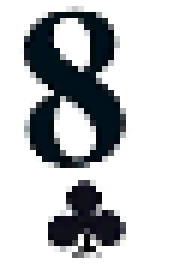
#> input picture pc/1/8c.png, 30 x 46 px (shown 6 times larger); its folder holds only this picture in this run
$ python SimpleDatasetBuilder.py
#> lines starting #> are read from the running program, lines starting #| are printed output that depends on the picture; after the words box and inside, x2 and y2 are one past the last pixel; in counts of white or black regions, pixels touching at a corner belong together
import os
import shutil
import cv2
import numpy as np

# --- 基礎路徑設定 ---
BASE_DIR = os.path.dirname(os.path.abspath(__file__))
DIR_1 = os.path.join(BASE_DIR, "1") # 第一張牌資料夾
DIR_2 = os.path.join(BASE_DIR, "2") # 第二張牌資料夾

# YOLO 格式路徑
TRAIN_IMG = os.path.join(BASE_DIR, "dataset/images/train")
TRAIN_LBL = os.path.join(BASE_DIR, "dataset/labels/train")

# 定義 52 個手牌類別 (順序必須固定)
CARD_CLASSES = [
    '2c','2d','2h','2s','3c','3d','3h','3s','4c','4d','4h','4s','5c','5d','5h','5s',
    '6c','6d','6h','6s','7c','7d','7h','7s','8c','8d','8h','8s','9c','9d','9h','9s',
    'tc','td','th','ts','jc','jd','jh','js','qc','qd','qh','qs','kc','kd','kh','ks',
    'ac','ad','ah','as'
]
CLASS_MAP = {name: i for i, name in enumerate(CARD_CLASSES)}

# --- 座標邏輯 (基於 1000x600 視窗) ---
# 假設我們預處理時會裁切視窗中 X=530, Y=390 開始的 160x160 區域
CROP_X, C_Y = 530, 390

def build_dataset(copy_count=100):
    """
    將 52 組手牌圖合成並複製多份生成資料集。
    copy_count: 每組手牌重複生成的張數
    """
#> called with copy_count = 100
    for d in [TRAIN_IMG, TRAIN_LBL]:
        if not os.path.exists(d): os.makedirs(d)

    # 取得資料夾 1 中的所有手牌檔名
    card_names = [f.replace('.png', '') for f in os.listdir(DIR_1) if f.endswith('.png')]

    print(f"開始生成資料集，每張牌重複 {copy_count} 次...")

    for name in card_names:
        if name not in CLASS_MAP: continue

        class_id = CLASS_MAP[name]

        # 讀取兩張原始手牌小圖 (30x46)
        img1 = cv2.imread(os.path.join(DIR_1, f"{name}.png"))
#> img1 is the input picture: shape (46, 30, 3); mean B, G, R 198.5, 196.4, 194.1
        img2 = cv2.imread(os.path.join(DIR_2, f"{name}.png"))

        # 建立一個 160x160 的底色 (模擬背景)
        canvas = np.zeros((160, 160, 3), dtype=np.uint8)
        canvas[:, :] = (40, 40, 40) # 暗灰色背景

        # 將手牌貼到畫布上 (計算相對位移)
        # 第一張牌座標 547, 405 -> 相對於裁切區 17, 15
        canvas[15:15+46, 17:17+30] = img1
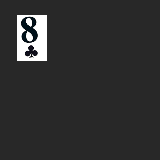
#> canvas: shape (160, 160, 3); mean B, G, R 48.5, 48.4, 48.3
        # 第二張牌座標 586, 401 -> 相對於裁切區 56, 11
        canvas[11:11+46, 56:56+30] = img2
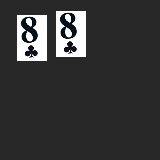
#> canvas: shape (160, 160, 3); 5.39% of pixels changed, all inside (x1, y1, x2, y2) = (56, 11, 86, 57)

        # 計算 YOLO 標籤 (正規化中心點 x, y, w, h)
        # 手牌1 中心點: (17+15)/160, (15+23)/160
        # 手牌2 中心點: (56+15)/160, (11+23)/160
        label_data = [
            f"{class_id} {32/160:.6f} {38/160:.6f} {30/160:.6f} {46/160:.6f}",
            f"{class_id} {71/160:.6f} {34/160:.6f} {30/160:.6f} {46/160:.6f}"
        ]

        # 複製並儲存
        for i in range(copy_count):
            file_name = f"{name}_{i:03d}"
            cv2.imwrite(os.path.join(TRAIN_IMG, f"{file_name}.jpg"), canvas)
            with open(os.path.join(TRAIN_LBL, f"{file_name}.txt"), "w") as f:
                f.write("\n".join(label_data))

    print(f"資料集建立完成：共 {len(card_names) * copy_count} 張訓練圖。")

if __name__ == "__main__":
    build_dataset(100) # 產生 5200 張圖

$ run again, on pc/1/tc.png
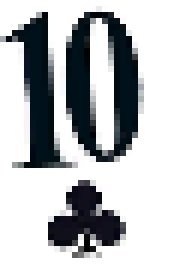
#> input picture pc/1/tc.png, 30 x 46 px (shown 6 times larger)
#> in build_dataset, img1 is the input picture: shape (46, 30, 3); mean B, G, R 190.7, 188.4, 185.6
#> in build_dataset, `canvas[15:15+46, 17:17+30] = img1`:
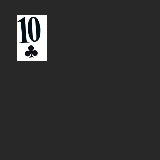
#> canvas: shape (160, 160, 3); mean B, G, R 48.1, 48, 47.8
#> in build_dataset, `canvas[11:11+46, 56:56+30] = img2`:
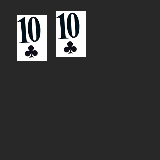
#> canvas: shape (160, 160, 3); 5.39% of pixels changed, all inside (x1, y1, x2, y2) = (56, 11, 86, 57)
